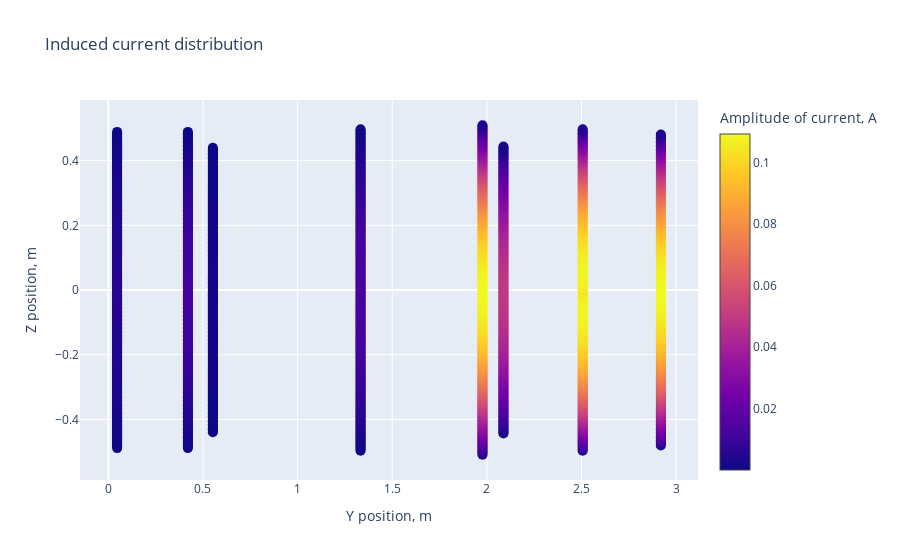

Notebook cell for this chart:
### Code cell
from visualization import plot_2dmodel, plot_together, plot_separately, current_distribution_2d, current_distribution_3d

plot_2dmodel(R, source_position, sum(element_num), delta_z)
#plot_together(R_block, current_block)
#plot_separately(R_block, current_block)
current_distribution_2d(R, current)
#current_distribution_3d(R, source_position, R_block, current_block)

### Figure 1 — Plotly figure (JSON) as saved in the notebook; plotly's stock layout.template omitted (floating-point values rounded to 4 significant figures; data arrays with more than 128 entries replaced by an {"elided": "..."} marker saying what was removed)
{"data": [{"marker": {"color": {"elided": "1880 float values"}, "colorbar": {"title": {"text": "Amplitude of current, A"}}, "colorscale": [[0, "#0d0887"], [0.1111, "#46039f"], [0.2222, "#7201a8"], [0.3333, "#9c179e"], [0.4444, "#bd3786"], [0.5556, "#d8576b"], [0.6667, "#ed7953"], [0.7778, "#fb9f3a"], [0.8889, "#fdca26"], [1, "#f0f921"]], "showscale": true, "size": 10}, "mode": "markers", "name": "Точки", "type": "scatter", "x": {"elided": "1880 float values"}, "y": {"elided": "1880 float values"}}], "layout": {"title": {"text": "Induced current distribution"}, "xaxis": {"title": {"text": "Y position, m"}}, "yaxis": {"title": {"text": "Z position, m"}}}}
